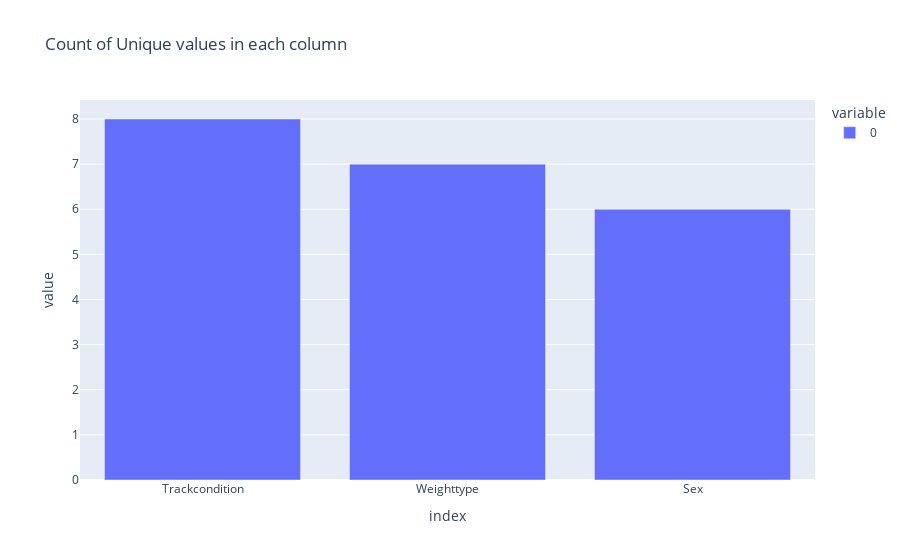

Here is the notebook cell this chart was saved with:
### Code cell
px.bar(df[[col for col in df.columns if df[col].dtype == 'object']].nunique(), title='Count of Unique values in each column')

### Figure 1 — Plotly figure (JSON) as saved in the notebook; plotly's stock layout.template omitted (floating-point values rounded to 4 significant figures)
{"data": [{"alignmentgroup": "True", "hovertemplate": "variable=0<br>index=%{x}<br>value=%{y}<extra></extra>", "legendgroup": "0", "marker": {"color": "#636efa", "pattern": {"shape": ""}}, "name": "0", "offsetgroup": "0", "orientation": "v", "showlegend": true, "textposition": "auto", "type": "bar", "x": ["Trackcondition", "Weighttype", "Sex"], "xaxis": "x", "y": [8, 7, 6], "yaxis": "y"}], "layout": {"barmode": "relative", "legend": {"title": {"text": "variable"}, "tracegroupgap": 0}, "title": {"text": "Count of Unique values in each column"}, "xaxis": {"anchor": "y", "domain": [0, 1], "title": {"text": "index"}}, "yaxis": {"anchor": "x", "domain": [0, 1], "title": {"text": "value"}}}}
